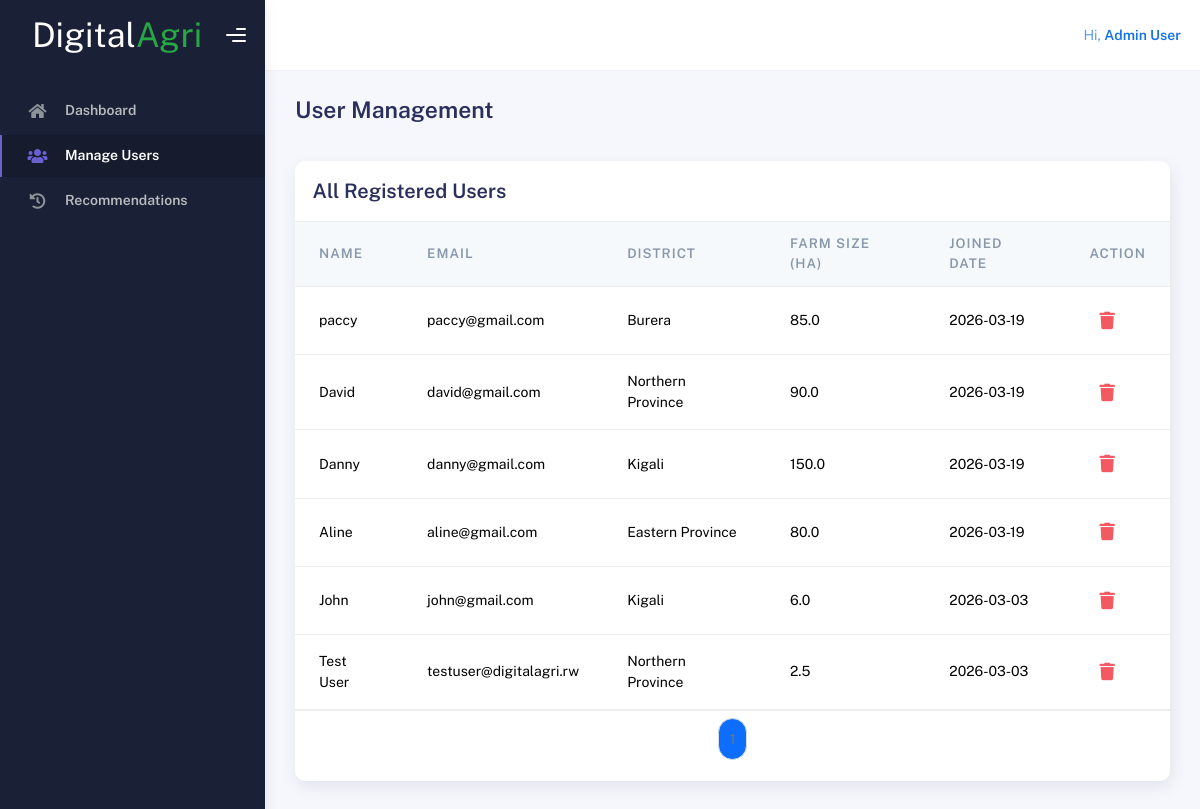
Page /admin/users (signed in) on the committed database.
### models.py (models this page shows, shortened)
class User(UserMixin, db.Model):
    __tablename__ = 'users'
    id = db.Column(db.Integer, primary_key=True)
    name = db.Column(db.String(100), nullable=False)
    email = db.Column(db.String(120), unique=True, nullable=False)
    password = db.Column(db.String(255), nullable=False)
    district = db.Column(db.String(100))
    farm_size = db.Column(db.Float)  # in hectares
    created_at = db.Column(db.DateTime, default=datetime.utcnow)
    updated_at = db.Column(db.DateTime, default=datetime.utcnow, onupdate=datetime.utcnow)
    recommendations = db.relationship('RecommendationHistory', backref='user', lazy=True)

### app.py (the view)
@app.route('/admin/users')
@login_required
def admin_users():
    if current_user.email != 'admin@digitalagri.rw':
        flash('Access denied. Admin privileges required.', 'danger')
        return redirect(url_for('dashboard'))
    page = request.args.get('page', 1, type=int)
    users = User.query.filter(User.email != 'admin@digitalagri.rw').order_by(User.created_at.desc()).paginate(
        page=page, per_page=20, error_out=False)
    return render_template('dashboard/admin_users.html', users=users)

### app.py (called while the page is built)
@login_manager.user_loader
def load_user(user_id):
    return User.query.get(int(user_id))

### templates/dashboard/admin_users.html (shortened to what this page needs)
<!DOCTYPE html>
<html lang="en">
  <head>
    <link rel="stylesheet" href="{{ url_for('static', filename='dashboard/assets/css/bootstrap.min.css') }}" />
    <link rel="stylesheet" href="{{ url_for('static', filename='dashboard/assets/css/plugins.min.css') }}" />
    <link rel="stylesheet" href="{{ url_for('static', filename='dashboard/assets/css/kaiadmin.min.css') }}" />
    <link rel="stylesheet" href="{{ url_for('static', filename='dashboard/assets/css/demo.css') }}" />
  </head>
  <body>
    <div class="wrapper">
      <div class="sidebar" data-background-color="dark">
        <div class="sidebar-logo">
          <div class="logo-header" data-background-color="dark">
            <a href="{{ url_for('admin_dashboard') }}" class="logo d-flex align-items-center">
              <span class="sitename" style="color: #ffffff; font-size: 2em;">Digital<span style="color: #28a745;">Agri</span></span>
            </a>
            <div class="nav-toggle">
              <button class="btn btn-toggle toggle-sidebar"><i class="gg-menu-right"></i></button>
            </div>
          </div>
        </div>
        <div class="sidebar-wrapper scrollbar scrollbar-inner">
          <div class="sidebar-content">
            <ul class="nav nav-secondary">
              <li class="nav-item">
                <a href="{{ url_for('admin_dashboard') }}">
                  <i class="fas fa-home"></i>
                  <p>Dashboard</p>
                </a>
              </li>
              <li class="nav-item active">
                <a href="{{ url_for('admin_users') }}">
                  <i class="fas fa-users"></i>
                  <p>Manage Users</p>
                </a>
              </li>
              <li class="nav-item">
                <a href="{{ url_for('admin_recommendations') }}">
                  <i class="fas fa-history"></i>
                  <p>Recommendations</p>
                </a>
              </li>
            </ul>
          </div>
        </div>
      </div>
      <div class="main-panel">
        <div class="main-header">
          <nav class="navbar navbar-header navbar-header-transparent navbar-expand-lg border-bottom">
            <div class="container-fluid">
              <ul class="navbar-nav topbar-nav ms-md-auto align-items-center">
                <li class="nav-item dropdown hidden-caret">
                  <a class="dropdown-toggle profile-pic" data-bs-toggle="dropdown" href="#" aria-expanded="false">
                    <span class="profile-username">
                      <span class="op-7">Hi,</span>
                      <span class="fw-bold">{{ current_user.name }}</span>
                    </span>
                  </a>
                </li>
              </ul>
            </div>
          </nav>
        </div>
        <div class="container">
          <div class="page-inner">
            <div class="page-header">
              <h3 class="fw-bold mb-3">User Management</h3>
            </div>
            <div class="row">
              <div class="col-md-12">
                <div class="card card-round">
                  <div class="card-header">
                    <div class="card-title">All Registered Users</div>
                  </div>
                  <div class="card-body p-0">
                    <div class="table-responsive">
                      <table class="table align-items-center mb-0">
                        <thead class="thead-light">
                          <tr>
                            <th>Name</th>
                            <th>Email</th>
                            <th>District</th>
                            <th>Farm Size (Ha)</th>
                            <th>Joined Date</th>
                            <th>Action</th>
                          </tr>
                        </thead>
                        <tbody>
                          {% for user in users.items %}
                          <tr>
                            <td>{{ user.name }}</td>
                            <td>{{ user.email }}</td>
                            <td>{{ user.district or 'N/A' }}</td>
                            <td>{{ user.farm_size or 'N/A' }}</td>
                            <td>{{ user.created_at.strftime('%Y-%m-%d') }}</td>
                            <td>
                              {% if user.email != current_user.email %}
                              <form action="{{ url_for('delete_user', user_id=user.id) }}" method="POST" style="display:inline;" onsubmit="return confirmDelete(event, '{{ user.name }}');">
                                <button type="submit" class="btn btn-icon btn-link btn-danger" title="Delete User">
                                  <i class="fa fa-trash"></i>
                                </button>
                              </form>
                              {% else %}
                              <span class="badge badge-info">Admin</span>
                              {% endif %}
                            </td>
                          </tr>
                          {% endfor %}
                        </tbody>
                      </table>
                    </div>
                  </div>
                  <div class="card-footer">
                    <nav aria-label="Page navigation">
                      <ul class="pagination justify-content-center">
                        {% for page_num in users.iter_pages() %}
                          {% if page_num %}
                            <li class="page-item {{ 'active' if page_num == users.page else '' }}">
                              <a class="page-link" href="{{ url_for('admin_users', page=page_num) }}">{{ page_num }}</a>
                            </li>
                          {% else %}
                            <li class="page-item disabled"><span class="page-link">...</span></li>
                          {% endif %}
                        {% endfor %}
                      </ul>
                    </nav>
                  </div>
                </div>
              </div>
            </div>
          </div>
        </div>
      </div>
    </div>
  </body>
</html>

### rows in the picture
User: name "Admin User"
User: name "paccy", email "paccy@gmail.com", district "Burera", farm_size "85.0", created_at "2026-03-19"
User: name "David", email "david@gmail.com", district "Northern Province", farm_size "90.0", created_at "2026-03-19"
User: name "Danny", email "danny@gmail.com", district "Kigali", farm_size "150.0", created_at "2026-03-19"
User: name "Aline", email "aline@gmail.com", district "Eastern Province", farm_size "80.0", created_at "2026-03-19"
User: name "John", email "john@gmail.com", district "Kigali", farm_size "6.0", created_at "2026-03-03"
User: name "Test User", email "testuser@digitalagri.rw", district "Northern Province", farm_size "2.5", created_at "2026-03-03"

### other values in the picture
{{ page_num }} "1"
